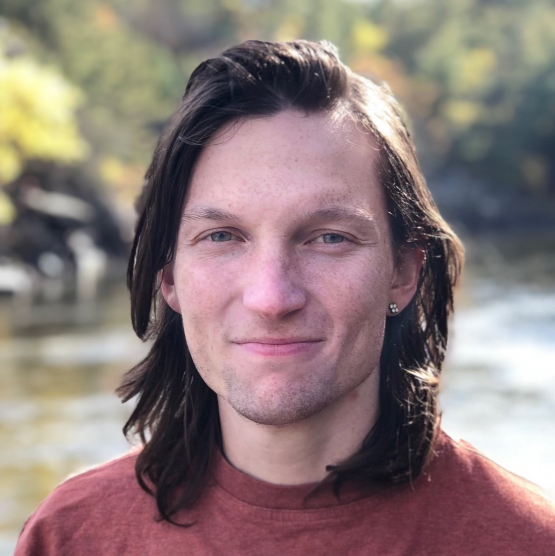
#> input picture images/people/Mark_Roth.jpg, 1110 x 1111 px (shown at 1/2 size); its folder holds only this picture in this run
$ python resize_images.py
#> lines starting #> are read from the running program, lines starting #| are printed output that depends on the picture
import cv2
import glob

sizes = [200, 400]
for f in glob.glob("../images/people/*"):
    for q in [200, 400]:
        if any("{}x{}".format(qq,qq) in f for qq in sizes):
            continue
        image = cv2.imread(f)
#> image is the input picture: shape (1111, 1110, 3); mean B, G, R 121.3, 122.8, 140.5
        h,w,d = image.shape
#> h = 1111; w = 1110; d = 3
        if h > w:
            image = image[:w, :]
#> image: shape (1110, 1110, 3)
        elif w < h:
            assert(False)
        resized = cv2.resize(image, (q,q))
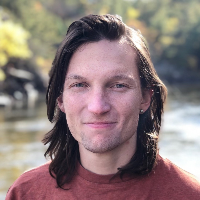
#> resized: shape (200, 200, 3); mean B, G, R 121.3, 122.7, 140.4
#> (the run stopped early here; a loop or call above may not have finished)

$ run again, on images/people/clairemonteleoni.jpg
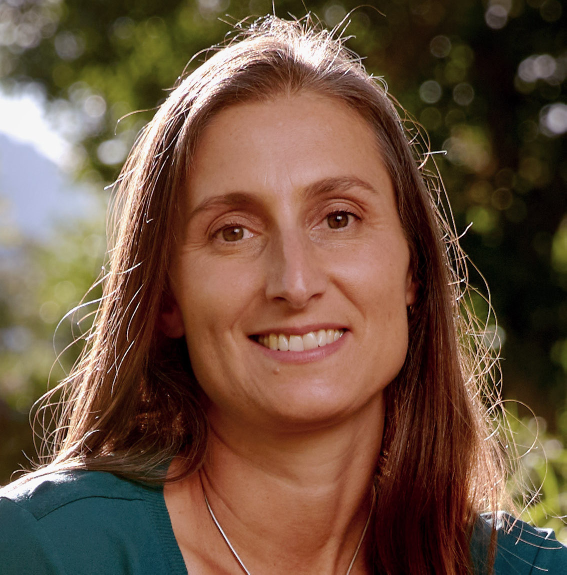
#> input picture images/people/clairemonteleoni.jpg, 1133 x 1149 px (shown at 1/2 size)
#> image is the input picture: shape (1149, 1133, 3); mean B, G, R 64.1, 82.6, 108.4
#> `image = image[:w, :]`:
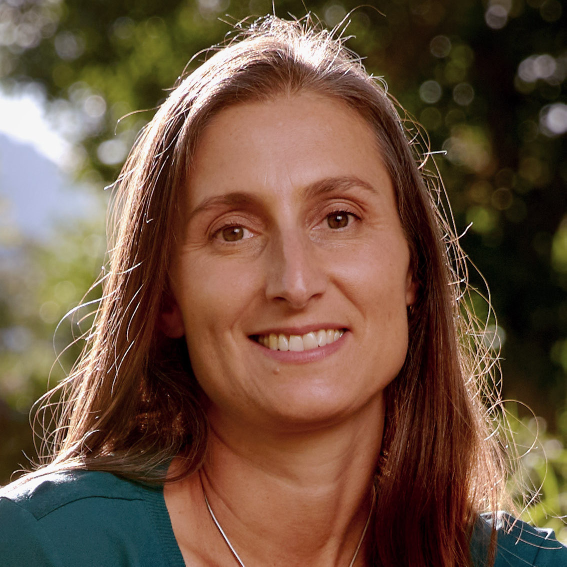
#> image: shape (1133, 1133, 3) (shown at 1/2 size); mean B, G, R 64.2, 82.9, 108.9
#> `resized = cv2.resize(image, (q,q))`:
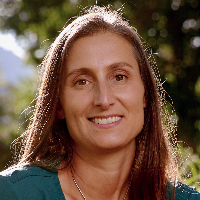
#> resized: shape (200, 200, 3); mean B, G, R 64, 82.7, 108.8
